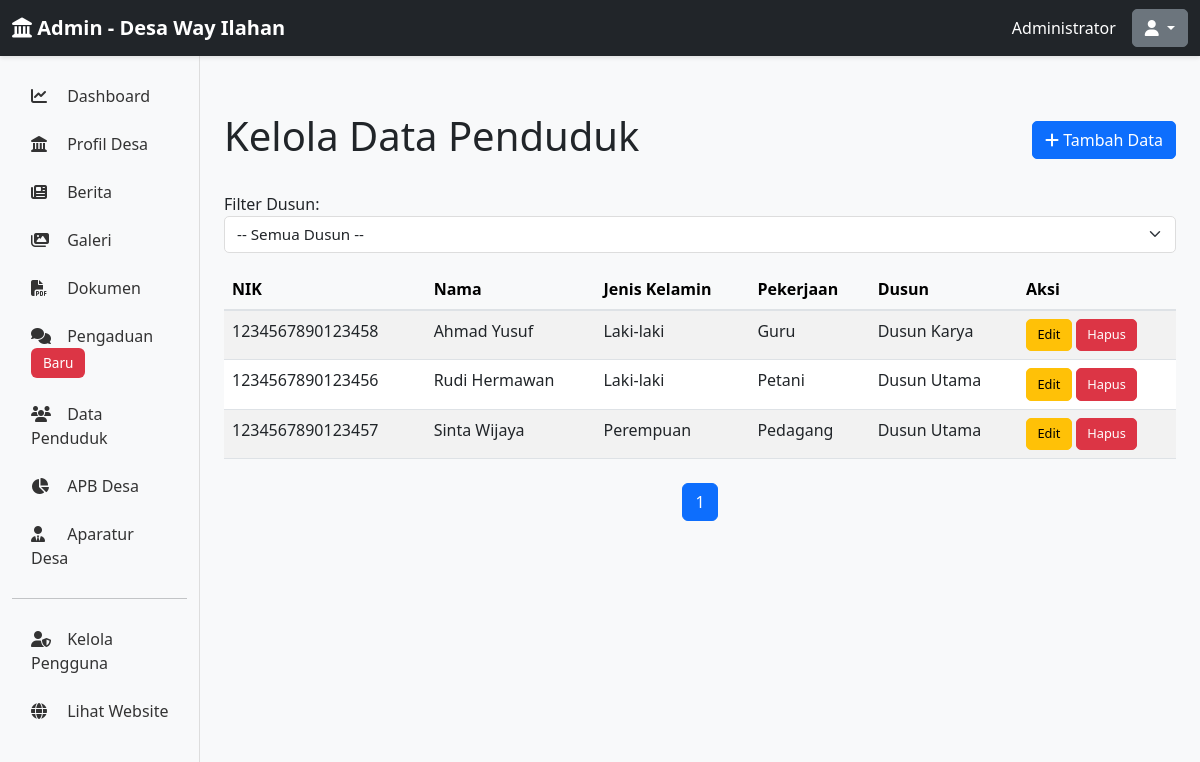
Screenshot of /admin/penduduk (signed in) with the database file from the repository.
### app/models.py (models this page shows, shortened)
class Admin(UserMixin, db.Model):
    id = db.Column(db.Integer, primary_key=True)
    username = db.Column(db.String(80), unique=True, nullable=False, index=True)
    email = db.Column(db.String(120), unique=True, nullable=False, index=True)
    password_hash = db.Column(db.String(255), nullable=False)
    full_name = db.Column(db.String(120), nullable=False)
    is_active = db.Column(db.Boolean, default=True)
    created_at = db.Column(db.DateTime, default=datetime.utcnow)
    last_login = db.Column(db.DateTime)

class DataPenduduk(db.Model):
    id = db.Column(db.Integer, primary_key=True)
    nik = db.Column(db.String(16), unique=True, nullable=False)
    nama = db.Column(db.String(120), nullable=False)
    tempat_lahir = db.Column(db.String(100))
    tanggal_lahir = db.Column(db.Date)
    jenis_kelamin = db.Column(db.String(20))
    agama = db.Column(db.String(50))
    status_perkawinan = db.Column(db.String(50))
    pendidikan = db.Column(db.String(100))
    pekerjaan = db.Column(db.String(100))
    alamat = db.Column(db.Text)
    dusun = db.Column(db.String(50))
    rw = db.Column(db.String(10))
    rt = db.Column(db.String(10))

### app/routes.py (the view)
@admin_bp.route('/penduduk')
@login_required
def kelola_penduduk():
    page = request.args.get('page', 1, type=int)
    dusun = request.args.get('dusun', '')
    query = DataPenduduk.query
    if dusun:
        query = query.filter_by(dusun=dusun)
    data = query.order_by(DataPenduduk.nama).paginate(page=page, per_page=20)
    dusun_list = db.session.query(DataPenduduk.dusun).distinct().all()
    dusun_list = [d[0] for d in dusun_list if d[0]]
    return render_template('admin/penduduk/list.html', data=data, dusun_list=dusun_list, filter_dusun=dusun)

### app/templates/admin/penduduk/list.html (shortened to what this page needs)
{% extends "admin/base.html" %}
{% block content %}
<div class="d-flex justify-content-between align-items-center my-4">
    <h1>Kelola Data Penduduk</h1>
    <a href="{{ url_for('admin.tambah_penduduk') }}" class="btn btn-primary">
        <i class="fas fa-plus"></i> Tambah Data
    </a>
</div>
<div class="mb-3">
    <form method="GET" class="form-inline">
        <label class="me-2">Filter Dusun:</label>
        <select name="dusun" class="form-select" onchange="this.form.submit()">
            <option value="">-- Semua Dusun --</option>
        </select>
    </form>
</div>
{% if data.items %}
<div class="table-responsive">
    <table class="table table-striped table-hover">
        <thead class="table-light">
            <tr>
                <th>NIK</th>
                <th>Nama</th>
                <th>Jenis Kelamin</th>
                <th>Pekerjaan</th>
                <th>Dusun</th>
                <th>Aksi</th>
            </tr>
        </thead>
        <tbody>
            {% for item in data.items %}
            <tr>
                <td>{{ item.nik }}</td>
                <td>{{ item.nama }}</td>
                <td>{{ item.jenis_kelamin or '-' }}</td>
                <td>{{ item.pekerjaan or '-' }}</td>
                <td>{{ item.dusun or '-' }}</td>
                <td>
                    <a href="{{ url_for('admin.edit_penduduk', id=item.id) }}" class="btn btn-sm btn-warning">Edit</a>
                    <form method="POST" action="{{ url_for('admin.hapus_penduduk', id=item.id) }}" style="display:inline;" onsubmit="return confirm('Yakin ingin menghapus?')">
                        <button type="submit" class="btn btn-sm btn-danger">Hapus</button>
                    </form>
                </td>
            </tr>
            {% endfor %}
        </tbody>
    </table>
</div>
<nav class="mt-4">
    <ul class="pagination justify-content-center">
        {% for page_num in data.iter_pages() %}
            {% if page_num %}
                {% if page_num == data.page %}
                <li class="page-item active">
                    <span class="page-link">{{ page_num }}</span>
                </li>
                {% else %}
                <li class="page-item">
                    <a class="page-link" href="{{ url_for('admin.kelola_penduduk', page=page_num, dusun=request.args.get('dusun', '')) }}">{{ page_num }}</a>
                </li>
                {% endif %}
            {% endif %}
        {% endfor %}
    </ul>
</nav>
{% else %}
<div class="alert alert-info">Belum ada data penduduk. <a href="{{ url_for('admin.tambah_penduduk') }}">Tambah data baru</a></div>
{% endif %}
{% endblock %}

### app/templates/admin/base.html (shortened to what this page needs)
<!DOCTYPE html>
<html lang="id">
<head>
    <link href="https://cdn.jsdelivr.net/npm/bootstrap@5.3.0/dist/css/bootstrap.min.css" rel="stylesheet">
    <link rel="stylesheet" href="https://cdnjs.cloudflare.com/ajax/libs/font-awesome/6.4.0/css/all.min.css">
    <link rel="stylesheet" href="{{ url_for('static', filename='css/admin.css') }}">
</head>
<body>
    <nav class="navbar navbar-dark bg-dark sticky-top">
        <div class="container-fluid">
            <a class="navbar-brand" href="{{ url_for('admin.dashboard') }}">
                <i class="fas fa-landmark"></i> <strong>Admin - Desa Way Ilahan</strong>
            </a>
            <div class="d-flex align-items-center">
                <span class="text-white me-3">{{ current_user.full_name }}</span>
                <div class="dropdown">
                    <button class="btn btn-secondary dropdown-toggle" type="button" data-bs-toggle="dropdown">
                        <i class="fas fa-user"></i>
                    </button>
                </div>
            </div>
        </div>
    </nav>
    <div class="container-fluid">
        <div class="row">
            <nav class="col-md-2 d-md-block bg-light sidebar">
                <div class="position-sticky pt-3">
                    <ul class="nav flex-column">
                        <li class="nav-item">
                            <a class="nav-link" href="{{ url_for('admin.dashboard') }}">
                                <i class="fas fa-chart-line"></i> Dashboard
                            </a>
                        </li>
                        <li class="nav-item">
                            <a class="nav-link" href="{{ url_for('admin.edit_profil_desa') }}">
                                <i class="fas fa-landmark"></i> Profil Desa
                            </a>
                        </li>
                        <li class="nav-item">
                            <a class="nav-link" href="{{ url_for('admin.kelola_berita') }}">
                                <i class="fas fa-newspaper"></i> Berita
                            </a>
                        </li>
                        <li class="nav-item">
                            <a class="nav-link" href="{{ url_for('admin.kelola_galeri') }}">
                                <i class="fas fa-images"></i> Galeri
                            </a>
                        </li>
                        <li class="nav-item">
                            <a class="nav-link" href="{{ url_for('admin.kelola_dokumen') }}">
                                <i class="fas fa-file-pdf"></i> Dokumen
                            </a>
                        </li>
                        <li class="nav-item">
                            <a class="nav-link" href="{{ url_for('admin.kelola_pengaduan') }}">
                                <i class="fas fa-comments"></i> Pengaduan <span class="badge bg-danger">Baru</span>
                            </a>
                        </li>
                        <li class="nav-item">
                            <a class="nav-link" href="{{ url_for('admin.kelola_penduduk') }}">
                                <i class="fas fa-users"></i> Data Penduduk
                            </a>
                        </li>
                        <li class="nav-item">
                            <a class="nav-link" href="{{ url_for('admin.kelola_apb') }}">
                                <i class="fas fa-chart-pie"></i> APB Desa
                            </a>
                        </li>
                        <li class="nav-item">
                            <a class="nav-link" href="{{ url_for('admin.kelola_aparatur') }}">
                                <i class="fas fa-user-tie"></i> Aparatur Desa
                            </a>
                        </li>
                        <hr>
                        <li class="nav-item">
                            <a class="nav-link" href="{{ url_for('admin.kelola_pengguna') }}">
                                <i class="fas fa-user-shield"></i> Kelola Pengguna
                            </a>
                        </li>
                        <li class="nav-item">
                            <a class="nav-link" href="{{ url_for('public.index') }}">
                                <i class="fas fa-globe"></i> Lihat Website
                            </a>
                        </li>
                    </ul>
                </div>
            </nav>
            <main class="col-md-10 ms-sm-auto px-md-4">
                {% block content %}{% endblock %}
            </main>
        </div>
    </div>
</body>
</html>

### app/static/css/admin.css (style rules this page uses)
:root { --primary-color: #0d6efd; --sidebar-bg: #f8f9fa; --sidebar-border: #ddd; }
body { font-family: 'Segoe UI', Tahoma, Geneva, Verdana, sans-serif; background-color: #f8f9fa; }
.sidebar { height: calc(100vh - 56px); border-right: 1px solid var(--sidebar-border); overflow-y: auto; position: sticky; top: 56px; }
.sidebar .nav-link { color: #333; border-left: 3px solid transparent; transition: all 0.3s ease; padding: 0.75rem 1rem; }
.sidebar .nav-link i { width: 1.5rem; margin-right: 0.5rem; }
main { padding-top: 2rem; padding-bottom: 2rem; }
.navbar-dark { box-shadow: 0 2px 4px rgba(0, 0, 0, 0.1); }
.table { margin-bottom: 0; }
.table thead th { background-color: #f8f9fa; border-bottom: 2px solid #dee2e6; font-weight: 600; vertical-align: middle; }
.table tbody tr { transition: background-color 0.2s ease; }
.badge { padding: 0.5rem 0.75rem; font-size: 0.85rem; font-weight: 500; }
.btn { border-radius: 5px; font-weight: 500; transition: all 0.3s ease; }
.btn-primary { background-color: var(--primary-color); border-color: var(--primary-color); }
.btn-sm { padding: 0.35rem 0.65rem; font-size: 0.8rem; }
.form-control, .form-select { border-radius: 5px; border: 1px solid #ddd; font-size: 0.95rem; }
.pagination { gap: 0.25rem; }
.pagination .page-link { border-radius: 5px; margin: 0 0.1rem; }

### rows the page displays
Admin: full_name "Administrator"
DataPenduduk: nik "1234567890123458", nama "Ahmad Yusuf", jenis_kelamin "Laki-laki", pekerjaan "Guru", dusun "Dusun Karya"
DataPenduduk: nik "1234567890123456", nama "Rudi Hermawan", jenis_kelamin "Laki-laki", pekerjaan "Petani", dusun "Dusun Utama"
DataPenduduk: nik "1234567890123457", nama "Sinta Wijaya", jenis_kelamin "Perempuan", pekerjaan "Pedagang", dusun "Dusun Utama"

### other values shown
{{ page_num }} "1"
